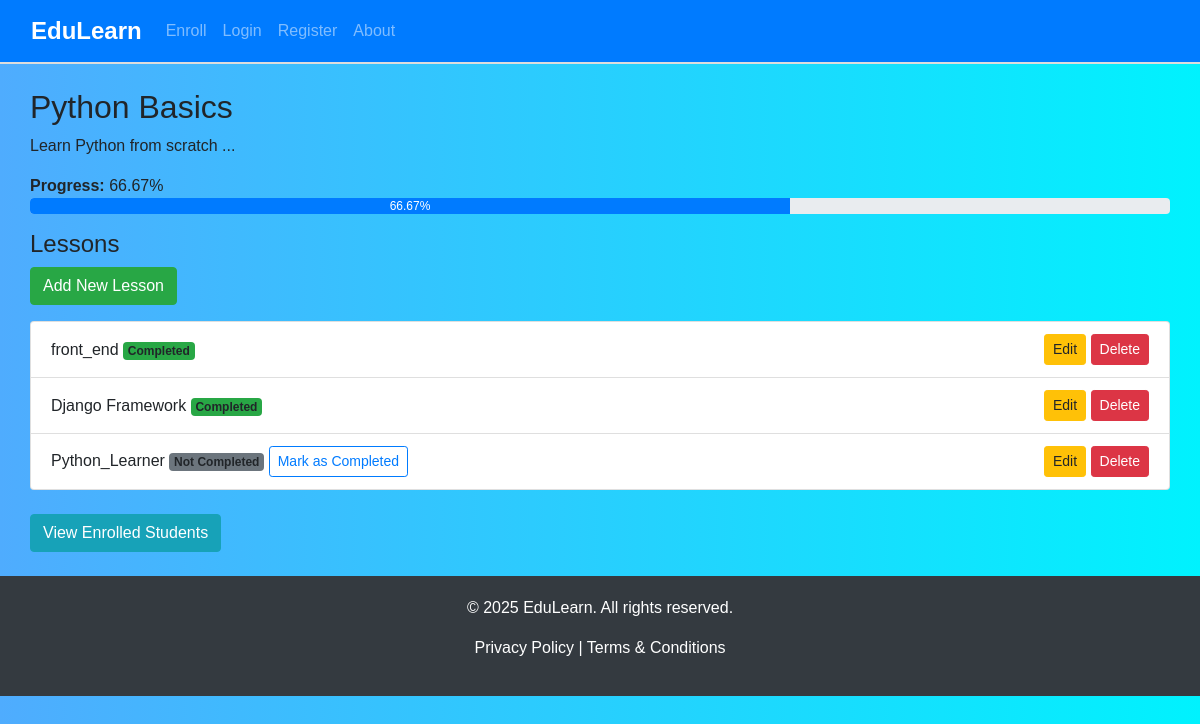
/1/ (signed in), run on the app's committed database.
### courses/models.py (models this page shows, shortened)
class Course(models.Model):
    title = models.CharField(max_length=200)
    description = models.TextField()
    duration = models.IntegerField(help_text="Duration in hours")
    thumbnail = models.ImageField(upload_to='course_thumbnails/', null=True, blank=True)

class Lesson(models.Model):
    course = models.ForeignKey(Course, on_delete=models.CASCADE, related_name='lessons')
    title = models.CharField(max_length=200)
    content = models.TextField()
    video_url = models.URLField(max_length=200, blank=True, null=True)
    completion_status = models.BooleanField(default=False)  # New field added

### courses/views.py (the view)
# urls.py: path('<int:pk>/', CourseDetailView.as_view(), name='course_detail'),
class CourseDetailView(DetailView):
    model = Course
    template_name = 'courses/course_detail.html'
    context_object_name = 'course'
    def get_context_data(self, **kwargs):
        context = super().get_context_data(**kwargs)
        course = self.object
        context['lessons'] = course.lessons.all()
        try:
            student = Student.objects.get(email=self.request.user.email)
            context['student'] = student
            context['completed_lessons'] = student.completed_lessons.filter(course=course)
        except Student.DoesNotExist:
            context['student'] = None
            context['completed_lessons'] = []
        total_lessons = course.lessons.count()
        completed_lessons_count = context['completed_lessons'].count()
        print(f"Total Lessons: {total_lessons}, Completed Lessons: {completed_lessons_count}")
        progress = 0
        if total_lessons > 0:
            progress = (completed_lessons_count / total_lessons) * 100
        context['progress'] = round(progress, 2)  # Calculate the progress percentage
        return context

### courses/templates/courses/course_detail.html (shortened to what this page needs)
{% extends "courses/base.html" %}
{% block content %}
<div class="container mt-4">
  <h2>{{ course.title }}</h2>
  <p>{{ course.description }}</p>
  {% if progress %}
  <div class="mb-3">
    <strong>Progress:</strong> {{ progress }}%
    <div class="progress">
      <div
        class="progress-bar"
        role="progressbar"
        style="width: {{ progress }}%"
        aria-valuenow="{{ progress }}"
        aria-valuemin="0"
        aria-valuemax="100"
      >
        {{ progress }}%
      </div>
    </div>
  </div>
  {% endif %}
  <h4>Lessons</h4>
  {% if request.user.is_staff %}
    <a href="{% url 'lesson_create' %}" class="btn btn-success mb-3">Add New Lesson</a>
  {% endif %}
  <ul class="list-group">
    {% for lesson in lessons %}
    <li class="list-group-item d-flex justify-content-between align-items-center">
      <div>
        {{ lesson.title }}
        {% if completed_lessons %}
          {% if lesson in completed_lessons %}
            <span class="badge bg-success ms-2">Completed</span>
          {% else %}
            <span class="badge bg-secondary ms-2">Not Completed</span>
            <form action="{% url 'mark_completed' lesson.id %}" method="post" class="d-inline">
              <button class="btn btn-outline-primary btn-sm ms-2" type="submit">Mark as Completed</button>
            </form>
          {% endif %}
        {% endif %}
      </div>
      <div>
        {% if request.user.is_staff %}
          <a href="{% url 'lesson_update' lesson.id %}" class="btn btn-warning btn-sm">Edit</a>
          <form action="{% url 'lesson_delete' lesson.id %}" method="post" style="display: inline;">
            <button type="submit" class="btn btn-danger btn-sm"
                    onclick="return confirm('Are you sure you want to delete this lesson?')">
              Delete
            </button>
          </form>
        {% endif %}
      </div>
    </li>
    {% empty %}
    <li class="list-group-item text-center">
      No lessons available for this course.
    </li>
    {% endfor %}
  </ul>
  <a href="{% url 'course_students' course.id %}" class="btn btn-info mt-4">View Enrolled Students</a>
</div>
{% endblock %}

### courses/templates/courses/base.html (style rules this page uses)
body { background: linear-gradient( to right, #4facfe, #00f2fe ); font-family: 'Arial', sans-serif; }
.container { max-width: 1200px; }

### data on the page
Course: title "Python Basics", description "Learn Python from scratch ..."
Lesson: title "front_end", shows "Completed"
Lesson: title "Django Framework", shows "Completed"
Lesson: title "Python_Learner", shows "Not Completed"

### other printed values
{{ progress }} "66.67"
